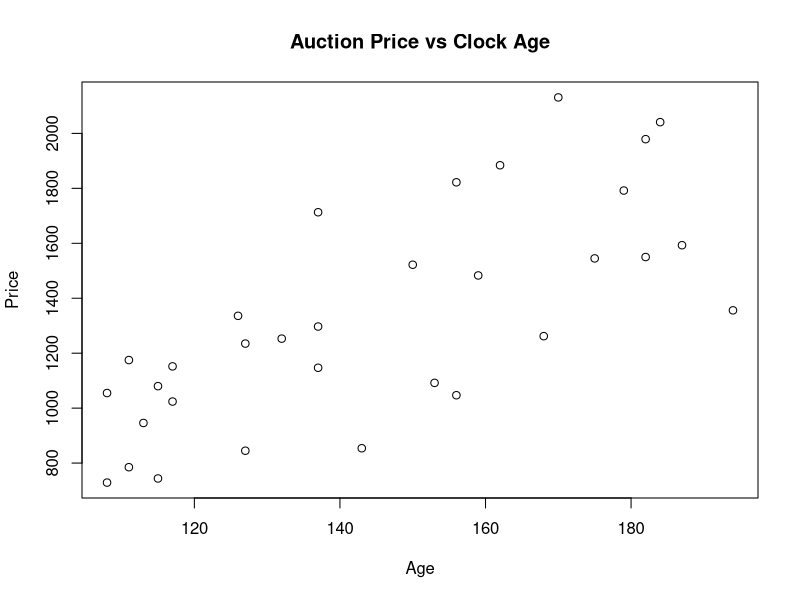
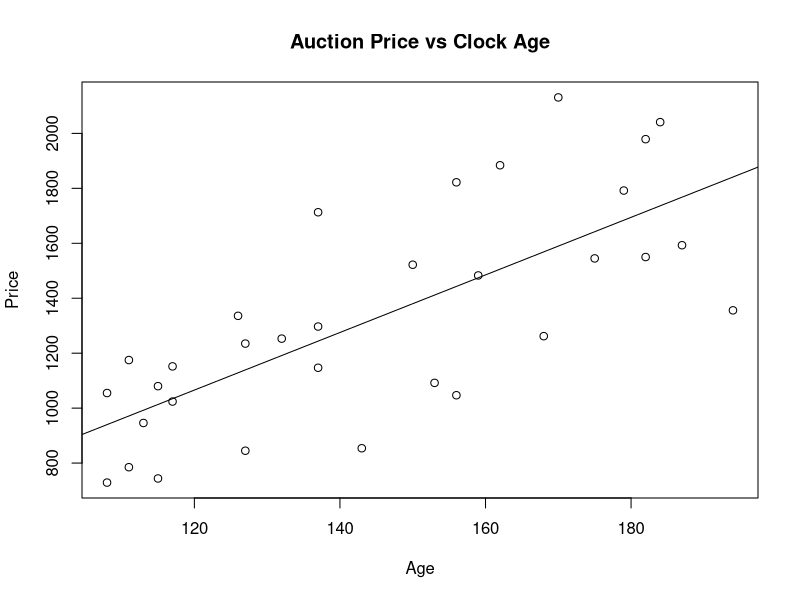
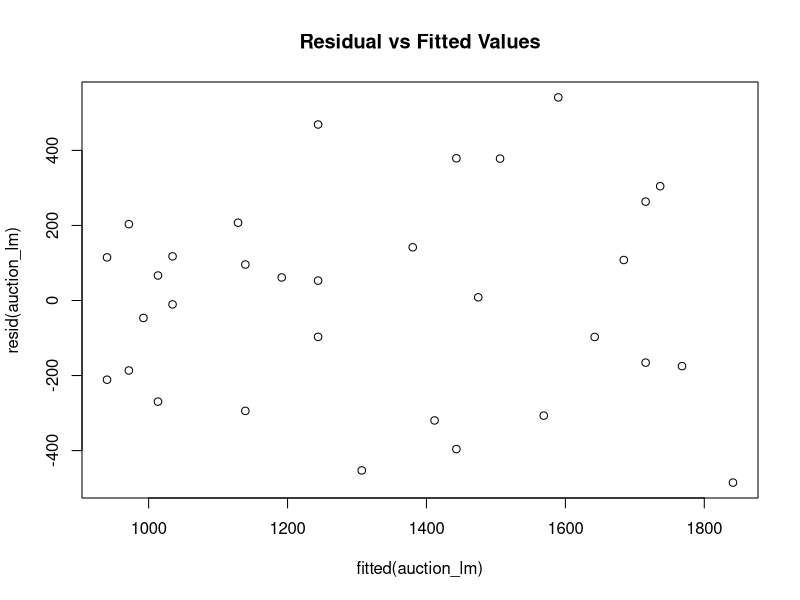
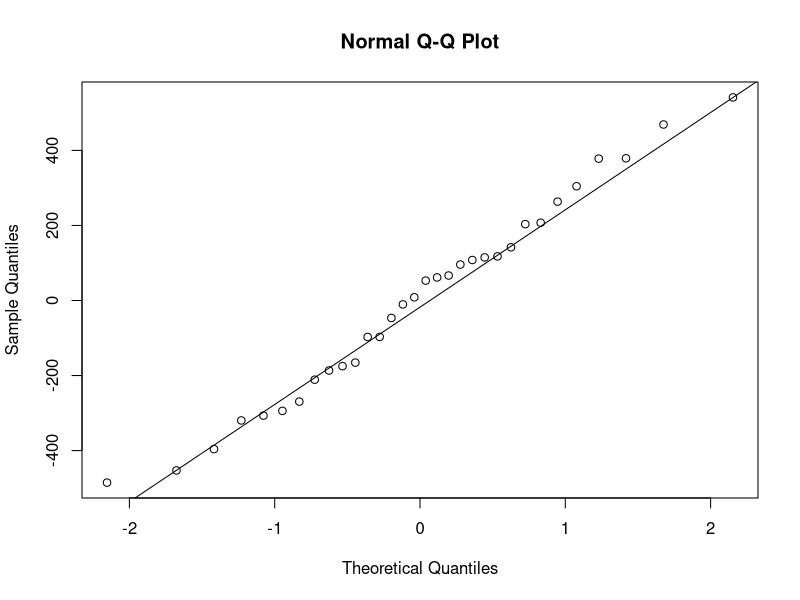

Source code (R) for these figures, in order:
## ---- chunk 1
knitr::opts_chunk$set(echo = TRUE, comment=NA, toc=TRUE)
library(tidyverse)
## ---- chunk 2
library(tidyverse)
## ---- chunk 3
auction <- read_csv("auction.csv")
## ---- chunk 4
attach(auction)
head(auction)
## ---- chunk 5
plot(Price ~ Age, main="Auction Price vs Clock Age")
## ---- chunk 6
auction_lm <- lm(Price ~ Age)
summary(auction_lm)
## ---- chunk 7
plot(Price ~ Age, main="Auction Price vs Clock Age")
abline(auction_lm)
## ---- chunk 8
plot(fitted(auction_lm), resid(auction_lm), main="Residual vs Fitted Values")
## ---- chunk 9
qqnorm(resid(auction_lm))
qqline(resid(auction_lm))
## ---- chunk 10
-191.66 + 10.48 * 160
